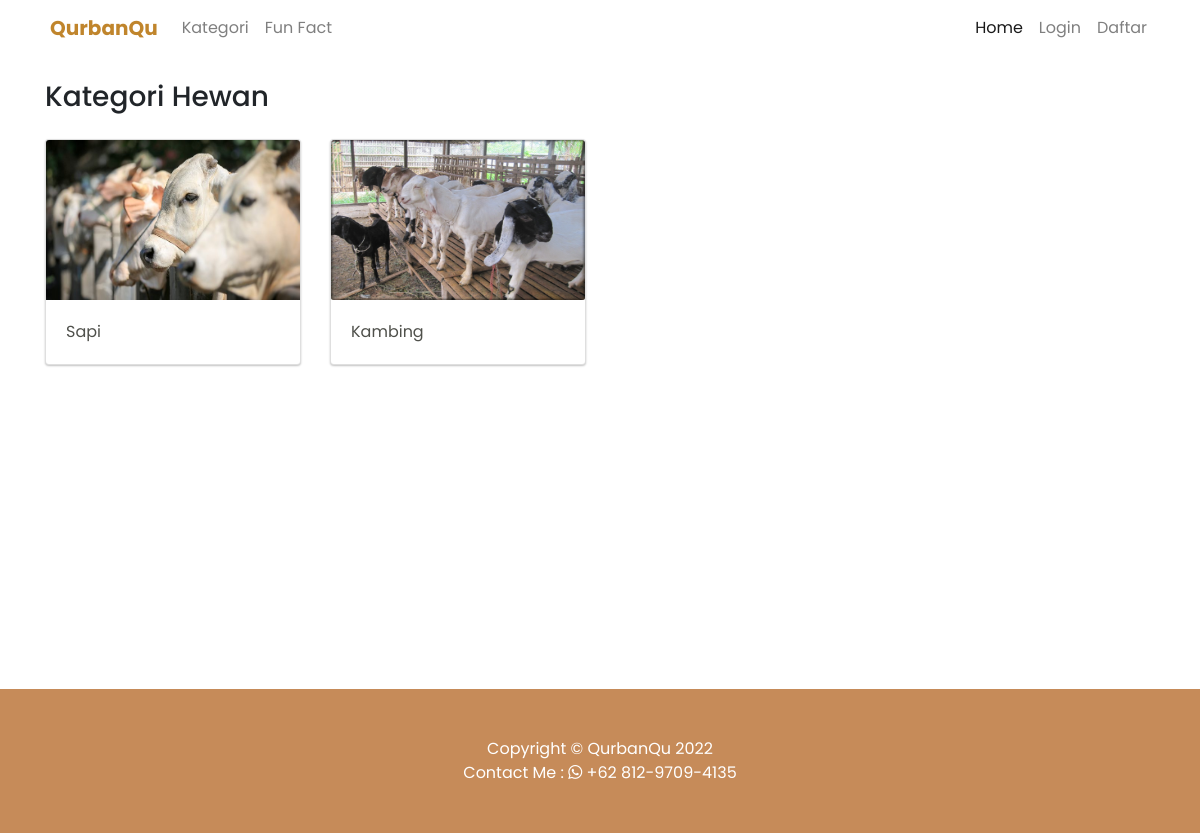
The app's page /index/kategoriproduk.php with its own data.
### tables this page shows
CREATE TABLE `ap_produk_jenis` (
  `id` int(13) NOT NULL,
  `jenis_produk` varchar(30) NOT NULL,
  `fotokategori_produk` text NOT NULL
);

### index/kategoriproduk.php (the view, shortened to what this page needs)
<?php
require_once '../function/ap.fungsi.php';
require_once '../function/ap.theme.php';
require_once '../function/ap.identitas.situs.php';
LoadHead($nama_situs, $alamat_situs, $deskripsi_situs, $author_situs, $logo_situs);
LoadCss();
if (isset($_SESSION['username'])) {
    LoadMenu($nama_situs, $logo_situs);
} else {
    LoadBody($nama_situs, $logo_situs);
}
?>
<div class="container mt-4" style="margin-bottom: 25%;">
    <h3 style="margin-bottom: 25px;">Kategori Hewan</h3>
    <div class="row">
        <?php $query = "select * from ap_produk_jenis;";
        $query_run = mysqli_query($koneksi, $query);
        while ($row = mysqli_fetch_assoc($query_run)) {
        ?><div class="col-lg-3 col-md-5 col-sm-7 mb-4" data-aos="fade-up">
                <div class="card" style="width: 16rem;">
                    <img src="../img/kategoriproduk/<?php echo $row['fotokategori_produk'] ?> " class="card-img-top" alt="...">
                    <div class="card-body">
                        <a href="kategoriprodukdetail.php?kategori=<?php echo $row['jenis_produk'] ?>" class="stretched-link" style="text-decoration: none;"><?php echo $row['jenis_produk'] ?></a>
                    </div>
                </div>
            </div><?php } ?>
    </div>
</div>
<?php
LoadFooter($nama_situs);
?>

### function/ap.theme.php (shortened to what this page needs)
<?php
function LoadHead($nama_situs, $alamat_situs, $deskripsi_situs, $author_situs, $logo_situs)
{
  echo '
	<!DOCTYPE html>
	<html lang="id">
  	<head>
    <meta charset="utf-8">
    <meta name="viewport" content="width=device-width, initial-scale=1, shrink-to-fit=no">
    <meta name="description" content="' . $deskripsi_situs . '">
    <meta name="author" content="' . $author_situs . '">
    <link rel="icon" href="../theme/content/' . $logo_situs . '">
    <title>' . $nama_situs . '</title>
	';
}
function LoadCss()
{
  echo '
    <link rel="stylesheet" href="https://cdn.jsdelivr.net/npm/bootstrap@4.6.0/dist/css/bootstrap.min.css">
    <link href="../theme/vendor/bootstrap/css/bootstrap.min.css" rel="stylesheet">
    <link href="../theme/vendor/fontawesome-free/css/all.min.css" rel="stylesheet" type="text/css">
    <link href="../theme/css/kostum.css" rel="stylesheet" type="text/css">
    <link href="https://unpkg.com/aos@2.3.1/dist/aos.css" rel="stylesheet">
   	</head>
  ';
}
function LoadBody($nama_situs)
{
  echo '
	<body>
    <nav class="navbar navbar-expand-lg navbar-light bg-light fixed-top">
      <div class="container">
        <a class="logo navbar-btn pull-left" href="home" title="Home">
        <a class="navbar-brand" href="home">' . $nama_situs . '</a>
        <div class="collapse navbar-collapse" id="navbarResponsive">
        <ul class="navbar-nav mr-auto">
          <li class="nav-item">
            <a class="nav-link" href="kategoriproduk.php">Kategori
            </a>
          </li>
          <li class="nav-item">
            <a class="nav-link" href="funfact.php">Fun Fact
            </a>
          </li>
        </ul>
      </div>
        <button class="navbar-toggler" type="button" data-toggle="collapse" data-target="#navbarResponsive" aria-controls="navbarResponsive" aria-expanded="false" aria-label="Toggle navigation">
          <span class="navbar-toggler-icon"></span>
        </button>
        <div class="collapse navbar-collapse" id="navbarResponsive">
          <ul class="navbar-nav ml-auto">
            <li class="nav-item active">
              <a class="nav-link" href="home"></i> Home
                <span class="sr-only">(current)</span>
              </a>
            </li>
            <li class="nav-item">
              <a class="nav-link" href="login"> Login</a>
            </li>
            <li class="nav-item">
              <a class="nav-link" href="register">Daftar</a>
            </li>
          </ul>
        </div>
      </div>
    </nav>
	';
}
function LoadFooter($nama_situs)
{
  echo '
    <footer class="py-5 footer-bg">
      <div class="container">
        <p class="m-0 text-center text-white">Copyright &copy; ' . $nama_situs . ' ' . date('Y') . '</p>
      </div>
      <div class="container">
        <p class="m-0 text-center text-white">Contact Me : <i class="fab fa-whatsapp"></i><a href="https://api.whatsapp.com/send?phone=6281297094135&text=Halo%20QurbanQu%2C%20saya%20ingin%20bertanya%20tentang%20%3A%20" class="m-0 text-center text-white" target="_blank"> +62 812-9709-4135</a></p>
      </div>
    </footer>
    <script src="../theme/vendor/jquery/jquery.min.js"></script>
    <script src="../theme/vendor/bootstrap/js/bootstrap.bundle.min.js"></script>
    <script src="https://unpkg.com/aos@2.3.1/dist/aos.js"></script>
   </body>
   <script>
  AOS.init();
</script>
<script>
      window.addEventListener(\'scroll\',(e)=>{
        const nav = document.querySelector(\'.navbar\');
        if(window.pageYOffset>0){
          nav.classList.add("add-shadow");
        }else{
          nav.classList.remove("add-shadow");
        }
      });
    </script>
   </html>
  ';
}

### theme/css/kostum.css (style rules this page uses)
body { padding-top: 56px; font-family: "Poppins", sans-serif; }
.navbar-brand { padding-left: 5px; color: #c0852c !important; font-weight: 700; }
.footer-bg { background-color:#C68B59; }
.card { box-shadow: rgba(0, 0, 0, 0.24) 0px 1px 2px; }
.card a { color: #4f504b; }
.card-img-top { height: 160px; }
.bg-light { background-color: #fff !important; }
@media (min-width: 992px) { body { padding-top: 56px; } }

### records on screen
ap_produk_jenis: fotokategori_produk (picture), jenis_produk "Sapi"
ap_produk_jenis: fotokategori_produk (picture), jenis_produk "Kambing"

### other values on screen
$nama_situs "QurbanQu"
